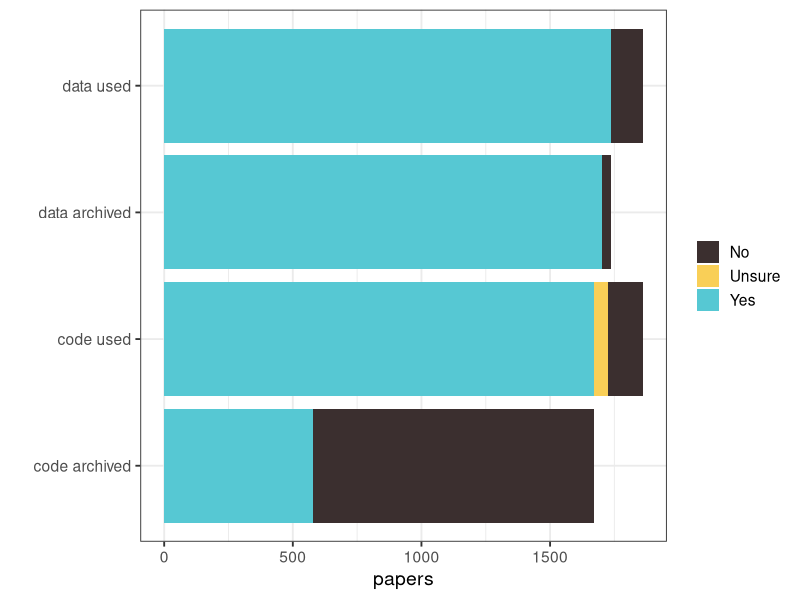
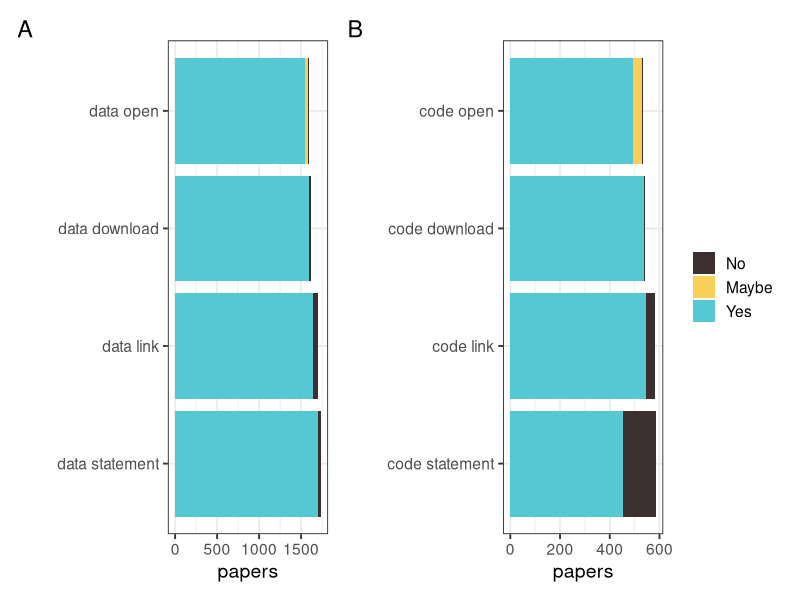
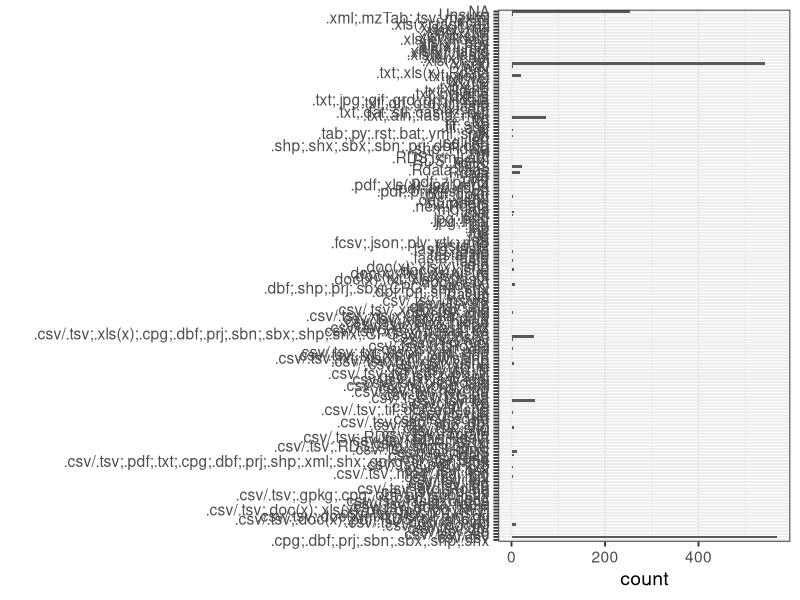

The R script that drew these images, in order: (Note: this script raises an error after producing the figures.)
# Making figures for the paper

# Load libraries
library(tidyverse)
library(patchwork)

# Build colour scheme for the journals
journal_cols <- c("#9FE2BF", # ESE
                  "#F4C430", # Functional Ecology
                  "#2AAA8A", # J Applied Ecology
                  "#C3B1E1", # J Animal Ecology
                  "#A7C7E7", # J Ecology
                  "#DE3163", # MEE
                  "#F2D2BD") # People and Nature

# Read in the data
papers <- read_csv("data/BES-data-code-hackathon-cleaned_2025-11-16.csv")

#--------------------------------------------------------------------------------
# 1. Does the paper use code/data, and is it archived?
# Very small numbers for data not archived is data that is embargoed
# or available on request
#--------------------------------------------------------------------------------
# Make a dataframe for plotting
data_code_by_journal <- 
  papers %>% 
  select(journal, data_used, data_availability, code_used, code_archived) %>%
  # reshape the data so that we can plot all fur variables together
  pivot_longer(data_used:code_archived, names_to = "var") %>%
  # reorder the factors so the order is correct in the plot
  mutate(var = factor(var, levels = c("data_used", "data_availability", "code_used", "code_archived"))) %>%
  # change the names
  mutate(var = case_when(var == "data_used" ~ "data used",
                         var == "data_availability" ~ "data archived",
                         var == "code_used" ~ "code used",
                         var == "code_archived" ~ "code archived")) %>%
  # Recode the available on request as No since there are so few of these
  mutate(value = case_when(value == "No, but they are available on request" ~ "No",
                           TRUE ~ as.character(value))) %>%
  # Get the totals for each variable to plot
  group_by(journal, var, value) %>%
  summarise(papers = n()) %>%
  # Exclude NAs
  na.omit() 

# Plot
ggplot(data_code_by_journal, aes(x = var, y = papers, fill = value)) + 
  geom_bar(position = "stack", stat = "identity") + 
  coord_flip() +
  scale_fill_manual(values = c("#3b2f2f", "#f9cf57", "#56c8d3")) +
  theme_bw(base_size = 14) +
  # Remove legend title
  theme(legend.title = element_blank()) +
  xlab("")

#--------------------------------------------------------------------------------
# 2. Are data/code findable and accessible?
# A. DATA
#--------------------------------------------------------------------------------
# Make a dataframe for plotting
data_FA <- 
  papers %>%
  select(journal, 
         data_availability, data_link, data_download, data_open) %>%
  # reshape the data so that we can plot all fur variables together
  pivot_longer(data_availability:data_open, names_to = "var") %>%
  # change the names
  mutate(var = case_when(var == "data_availability" ~ "data statement",
                         var == "data_link" ~ "data link",
                         var == "data_download" ~ "data download",
                         var == "data_open" ~ "data open")) %>%
  # reorder the factors so the order is correct in the plot
  mutate(var = factor(var, levels = c("data statement", "data link", 
                                      "data download", "data open"))) %>%
  # Recode the available on request and embargoed data as No since there are so few of these
  # And shorten the other options to Maybe
  mutate(value = case_when(value == "No, but they are available on request" ~ "No",
                           value == "No, because the data are embargoed" ~ "No",
                           value == "Needs specific software or too large" ~ "Maybe",
                           value == "Yes, but not all files" ~ "Yes",
                           value == "Yes, but not all data" ~ "Yes",
                           TRUE ~ as.character(value))) %>%
  mutate(value = factor(value, levels = c("No", "Maybe", "Yes"))) %>%
  # Get the totals for each variable to plot
  group_by(journal, var, value) %>%
  summarise(papers = n()) %>%
  # Exclude NAs
  na.omit() 

dataFAplot <-
  ggplot(data_FA, aes(x = var, y = papers, fill = value)) + 
  geom_bar(position = "stack", stat = "identity") +
  coord_flip() +
  scale_fill_manual(values = c("#3b2f2f", "#f9cf57", "#56c8d3")) +
  theme_bw(base_size = 14) +
  # Remove legend
  theme(legend.position = "none") +
  xlab("") 

#--------------------------------------------------------------------------------
# 2. Are data/code findable and accessible?
# B. CODE
#--------------------------------------------------------------------------------
code_FA <- 
  papers %>%
  select(journal, 
         code_archived, code_availability, code_link, code_download, code_open) %>%
  # reshape the data so that we can plot all fur variables together
  pivot_longer(code_availability:code_open, names_to = "var") %>%
  # change the names
  mutate(var = case_when(var == "code_availability" ~ "code statement",
                         var == "code_link" ~ "code link",
                         var == "code_download" ~ "code download",
                         var == "code_open" ~ "code open")) %>%
  # reorder the factors so the order is correct in the plot
  mutate(var = factor(var, levels = c("code statement", 
                                      "code link", "code download", "code open"))) %>%
  # Recode the available on request and embargoed data as No since there are so few of these
  # And shorten the other options to Maybe
  mutate(value = case_when(value == "No, but they are available on request" ~ "No",
                           value == "No, because the data are embargoed" ~ "No",
                           value == "Maybe if I had the right software" ~ "Maybe",
                           value == "Yes, but not all files" ~ "Yes",
                           TRUE ~ as.character(value))) %>%
  mutate(value = factor(value, levels = c("No", "Maybe", "Yes"))) %>%
  # Get the totals for each variable to plot
  group_by(journal, var, value) %>%
  summarise(papers = n()) %>%
  # Exclude NAs
  na.omit() 

# Plot
codeFAplot <-
  ggplot(code_FA, aes(x = var, y = papers, fill = value)) + 
  geom_bar(position = "stack", stat = "identity") +
  coord_flip() +
  scale_fill_manual(values = c("#3b2f2f", "#f9cf57", "#56c8d3")) +
  theme_bw(base_size = 14) +
  # Remove legend title
  theme(legend.title = element_blank()) +
  xlab("")

# Combine the two
dataFAplot + codeFAplot + plot_annotation(tag_levels = 'A')

#--------------------------------------------------------------------------------
# 3. Are data/code interoperable?
# What format are they saved in? What programming language is code written in?
#--------------------------------------------------------------------------------  

ggplot(papers, aes(x = data_format)) + 
  geom_bar() +
  coord_flip() +
  scale_fill_manual(values = c("#3b2f2f", "#f9cf57", "#56c8d3")) +
  theme_bw(base_size = 14) +
  # Remove legend title
  theme(legend.title = element_blank()) +
  xlab("")


summary_data_format <- 
  papers %>% 
  filter(data_used == "Yes") %>% 
  select(data_format) %>%
  separate_longer_delim(cols = data_format, delim = ";") %>%
  na.omit() %>%
  group_by(data_format) %>%
  summarise(count = n()) %>% 
  arrange(-count) %>% 
  slice(1:10)

kable(summary_data_format)
